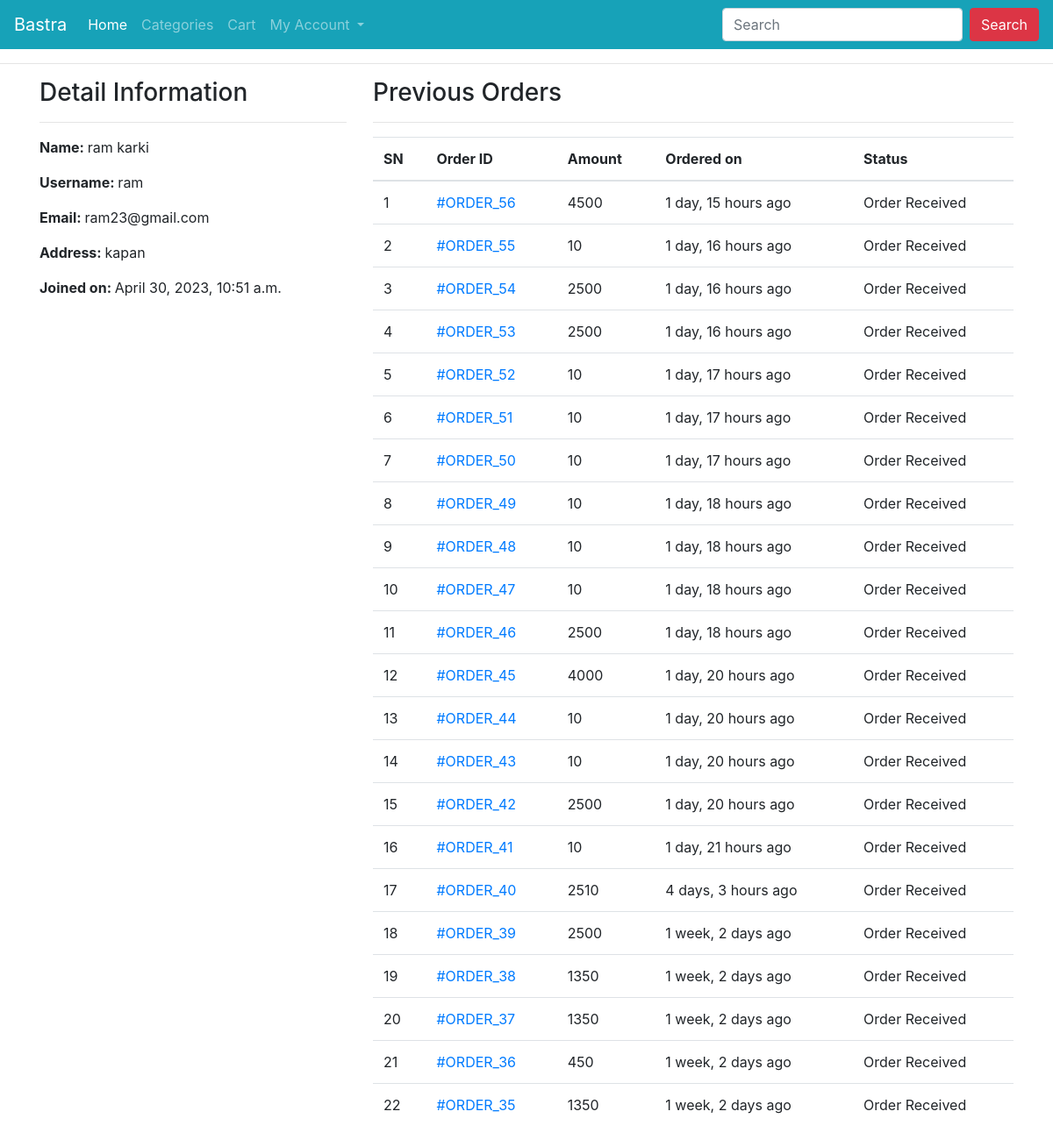
The app's page /profile/ (signed in) with its own data.
### ecomapp/models.py (models this page shows, shortened)
class Customer(models.Model):
    user = models.OneToOneField(User, on_delete=models.CASCADE)
    full_name = models.CharField(max_length=200)
    address = models.CharField(max_length=200, null=True, blank=True)
    joined_on = models.DateTimeField(auto_now_add=True)

class Order(models.Model):
    cart = models.OneToOneField(Cart, on_delete=models.CASCADE)
    ordered_by = models.CharField(max_length=200)
    shipping_address = models.CharField(max_length=200)
    mobile = models.CharField(max_length=10)
    email = models.EmailField(null=True, blank=True)
    subtotal = models.PositiveIntegerField()
    discount = models.PositiveIntegerField()
    total = models.PositiveIntegerField()
    order_status = models.CharField(max_length=50, choices=ORDER_STATUS)
    created_at = models.DateTimeField(auto_now_add=True)
    payment_method = models.CharField(
        max_length=20, choices=METHOD, default="Cash On Delivery")
    payment_completed = models.BooleanField(
        default=False, null=True, blank=True)

### ecomapp/views.py (the view)
# urls.py: path("profile/", CustomerProfileView.as_view(), name="customerprofile"),
class CustomerProfileView(TemplateView):
    template_name = "customerprofile.html"
    def dispatch(self, request, *args, **kwargs):
        if request.user.is_authenticated and Customer.objects.filter(user=request.user).exists():
            pass
        else:
            return redirect("/login/?next=/profile/")
        return super().dispatch(request, *args, **kwargs)
    def get_context_data(self, **kwargs):
        context = super().get_context_data(**kwargs)
        customer = self.request.user.customer
        context['customer'] = customer
        orders = Order.objects.filter(cart__customer=customer).order_by("-id")
        context["orders"] = orders
        return context

### templates/customerprofile.html (shortened to what this page needs)
{% extends 'base.html' %}
{% block content %}
<div class="container">
    <div class="row">
        <div class="col-md-4">
            <h3>Detail Information</h3><hr>
            <p><span class="font-weight-bold">Name: </span> {{customer.full_name}}</p>
            <p><span class="font-weight-bold">Username: </span> {{customer.user.username}}</p>
            <p><span class="font-weight-bold">Email: </span> {{customer.user.email}}</p>
            <p><span class="font-weight-bold">Address: </span> {{customer.address}}</p>
            <p><span class="font-weight-bold">Joined on: </span> {{customer.joined_on}}</p>
        </div>
        <div class="col-md-8">
            <h3>Previous Orders</h3>
            <hr>
            <table class="table">
                <thead>
                    <tr>
                        <th>SN</th>
                        <th>Order ID</th>
                        <th>Amount</th>
                        <th>Ordered on</th>
                        <th>Status</th>
                    </tr>
                </thead>
                <tbody>
                    {% for ord in orders %}
                    <tr>
                        <td>{{forloop.counter}}</td>
                        <td><a href="{% url 'ecomapp:customerorderdetail' ord.pk %}"> #ORDER_{{ord.id}}</a></td>
                        <td>{{ord.total}}</td>
                        <td>{{ord.created_at|timesince}} ago</td>
                        <td>{{ord.order_status}}</td>
                    </tr>
                    {% endfor %}
                </tbody>
            </table>
        </div>
    </div>
</div>
{% endblock %}

### records on screen
Customer: full_name "ram karki", user.username "ram", user.email "ram23@gmail.com", address "kapan", joined_on "April 30, 2023, 10:51 a.m."
Order: id "56", total "4500", created_at "1 day, 15 hours", order_status "Order Received"
Order: id "55", total "10", created_at "1 day, 16 hours", order_status "Order Received"
Order: id "54", total "2500", created_at "1 day, 16 hours", order_status "Order Received"
Order: id "53", total "2500", created_at "1 day, 16 hours", order_status "Order Received"
Order: id "52", total "10", created_at "1 day, 17 hours", order_status "Order Received"
Order: id "51", total "10", created_at "1 day, 17 hours", order_status "Order Received"
Order: id "50", total "10", created_at "1 day, 17 hours", order_status "Order Received"
Order: id "49", total "10", created_at "1 day, 18 hours", order_status "Order Received"
Order: id "48", total "10", created_at "1 day, 18 hours", order_status "Order Received"
Order: id "47", total "10", created_at "1 day, 18 hours", order_status "Order Received"
Order: id "46", total "2500", created_at "1 day, 18 hours", order_status "Order Received"
Order: id "45", total "4000", created_at "1 day, 20 hours", order_status "Order Received"
Order: id "44", total "10", created_at "1 day, 20 hours", order_status "Order Received"
Order: id "43", total "10", created_at "1 day, 20 hours", order_status "Order Received"
Order: id "42", total "2500", created_at "1 day, 20 hours", order_status "Order Received"
Order: id "41", total "10", created_at "1 day, 21 hours", order_status "Order Received"
Order: id "40", total "2510", created_at "4 days, 3 hours", order_status "Order Received"
Order: id "39", total "2500", created_at "1 week, 2 days", order_status "Order Received"
Order: id "38", total "1350", created_at "1 week, 2 days", order_status "Order Received"
Order: id "37", total "1350", created_at "1 week, 2 days", order_status "Order Received"
Order: id "36", total "450", created_at "1 week, 2 days", order_status "Order Received"
Order: id "35", total "1350", created_at "1 week, 2 days", order_status "Order Received"
